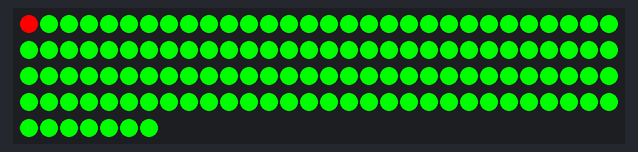
This sketch was run on a simulated Arduino Uno, built with avr-gcc and run on an emulated ATmega328P. Parts: 127 RGB LEDs in strip order, left to right, continuing on the next row.

Above: at 0.02 s.

The sketch:

saumtest.ino
```cpp
// Adafruit_NeoMatrix example for single NeoPixel Shield.
// Scrolls 'Hallo' across the matrix in a portrait (vertical) orientation.

#include <Adafruit_GFX.h>
#include <Adafruit_NeoPixel.h>
#ifndef PSTR
#define PSTR // Make Arduino Due happy
#endif

#define PIN 9
#define LEN 127


// Example for NeoPixel Shield.  In this application we'd like to use it0x000000
// as a 5x8 tall matrix, with the USB port positioned at the top of the
// Arduino.  When held that way, the first pixel is at the top right, and
// lines are arranged in columns, progressive order.  The shield uses
// 800 KHz (v2) pixels that expect GRB color data.
Adafruit_NeoPixel strip = Adafruit_NeoPixel(LEN, PIN,  NEO_GRB           + NEO_KHZ800);

void setup() {
  strip.begin();
  strip.show();
  for (int pixel = 0; pixel < LEN; pixel++) {
    strip.setPixelColor(pixel,0,255,0);
  }
}


void loop() {

  for ( int x = 0; x < LEN; x++ ) {
      strip.setPixelColor(x,255,0,0);
      strip.show();
      delay(50);
      strip.setPixelColor(x,0,255,0);
      strip.show();
  }
/*  matrix.fillScreen(0);
  matrix.setCursor(x, 0);
  matrix.print(F("H"));
  if(--x < -36) {
    x = matrix.width();
    if(++pass >= 3) pass = 0;
    matrix.setTextColor(colors[pass]);
  }
  matrix.show();
  delay(1000);*/
}
```
